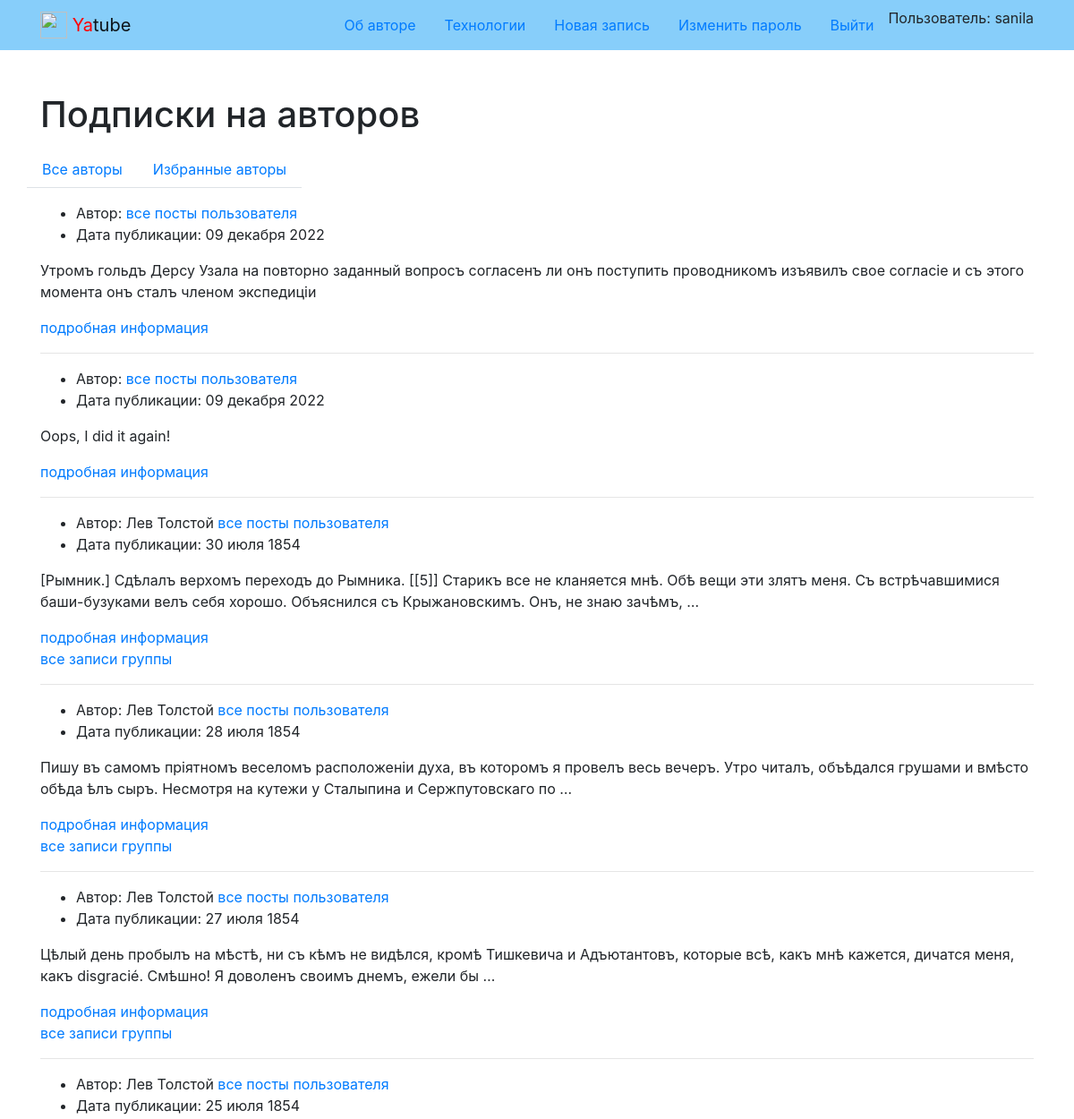
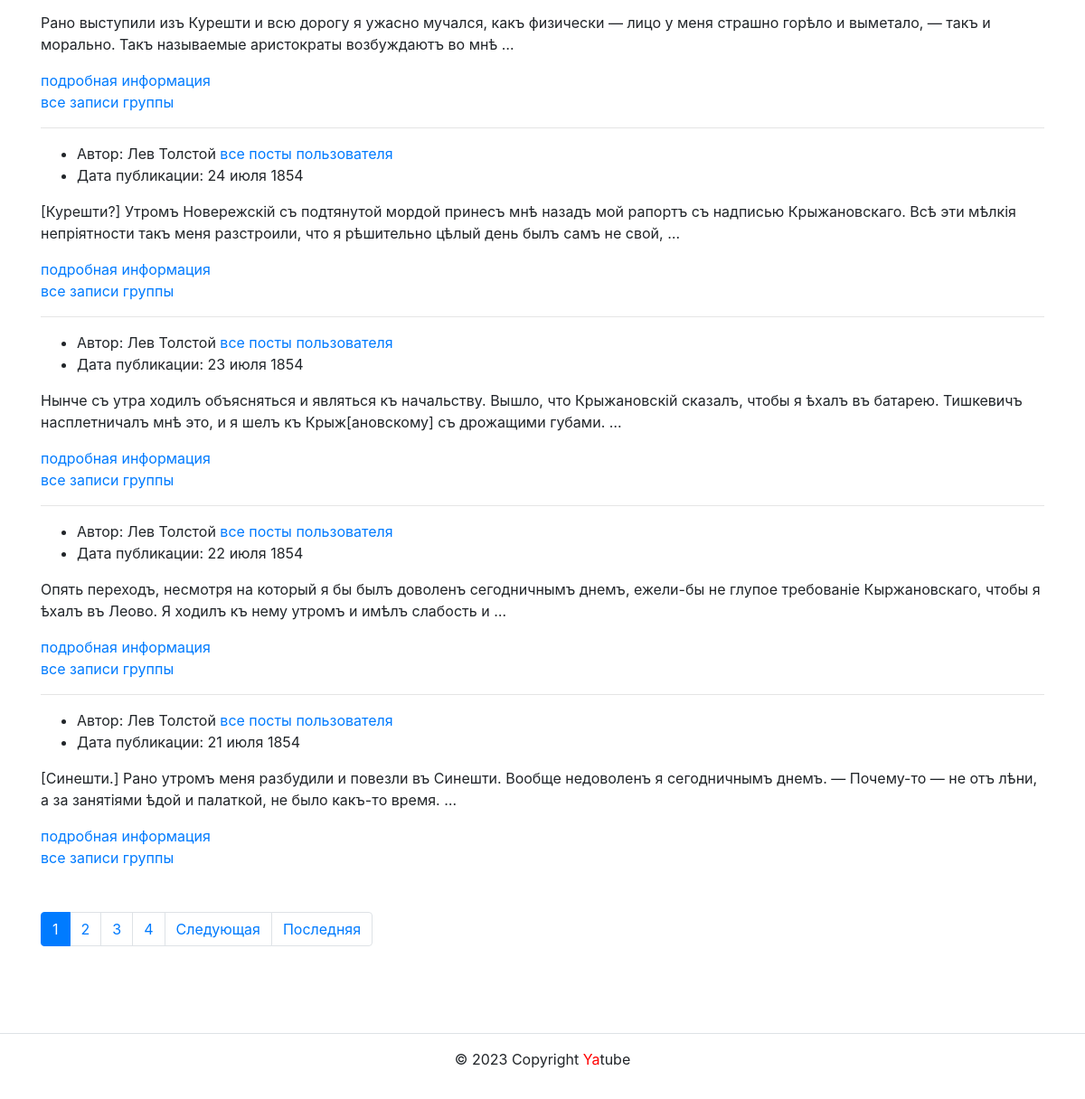
Screenshot of /follow/ (signed in) with the database file from the repository (2 pictures, top to bottom).
### posts/models.py (models this page shows, shortened)
class Post(models.Model):
    text = models.TextField(
        verbose_name='Текст поста',
        help_text='Введите текст поста'
    )
    pub_date = models.DateTimeField(
        auto_now_add=True,
        verbose_name='Дата публикации'
    )
    author = models.ForeignKey(
        User,
        on_delete=models.CASCADE,
        related_name='posts',
        verbose_name='Автор'
    )
    group = models.ForeignKey(
        Group,
        blank=True,
        null=True,
        on_delete=models.SET_NULL,
        related_name='posts',
        verbose_name='Группа',
        help_text='Группа, к которой будет относится пост'
    )
    image = models.ImageField(
        'Картинка',
        upload_to='posts/',
        blank=True
    )
    class Meta:
        ordering = ['-pub_date']
        verbose_name = 'Сообщения'
        verbose_name_plural = 'Сообщения'

### posts/views.py (the view)
# urls.py: path('follow/', views.follow_index, name='follow_index'),
@login_required
def follow_index(request):
    post_list = Post.objects.select_related('author', 'group').filter(
        author__following__user=request.user)
    page_obj = paginator(request, post_list)
    context = {
        'page_obj': page_obj,
    }
    return render(request, 'posts/follow.html', context)

### core/context_processors/year.py (called while the page is built)
def year(request):
    tz = pytz.timezone('Europe/Moscow')
    dt = datetime.now(tz)
    year = dt.year
    return {
        'year': year
    }

### posts/views.py (called while the page is built)
def paginator(request, posts):
    paginator = Paginator(posts, SELECT_LIMIT)
    page_number = request.GET.get('page')
    page_obj = paginator.get_page(page_number)
    return page_obj

### templates/posts/follow.html (shortened to what this page needs)
{% extends 'base.html'%}
{% block content %}
  <div class="container py-5">
    <h1>Подписки на авторов</h1>
    <article>
      {% include 'posts/includes/switcher.html' %}
      {% for post in page_obj %}
        {% include 'includes/post.html' %}
        {% if post.group %}
          <a href="{% url 'posts:group_list' post.group.slug %}">все записи группы</a>
        {% endif %}
        {% if not forloop.last %}<hr>{% endif %}
      {% endfor %}
      {% include 'posts/includes/paginator.html' %}
    </article>
  </div>
{% endblock %}

### templates/base.html (shortened to what this page needs)
{% load static %}
<!DOCTYPE html>
<html lang="ru">
  <head>
    <link rel="stylesheet" href="{% static 'css/bootstrap.min.css' %}">
  </head>
  <body>
    <header>
     {% include 'includes/header.html' %}
    </header>
    <main>
      {% block content %}
      {% endblock %}
    </main>
    <footer class="border-top text-center py-3">
      {% include 'includes/footer.html' %}
    </footer>
  </body>
</html>

### templates/includes/header.html (shortened to what this page needs)
{% load static %}
<nav class="navbar navbar-light" style="background-color: lightskyblue">
  <div class="container">
    <a class="navbar-brand" href="{% url 'posts:index' %}">
      <img src="{% static 'img/logo.png' %}" width="30" height="30" class="d-inline-block align-top" alt="">
      <span style="color:red">Ya</span>tube
    </a>
    {% with request.resolver_match.view_name as view_name %}
    <ul class="nav nav-pills">
      <li class="nav-item">
        <a class="nav-link {% if view_name  == 'about:author' %}active{% endif %}" href="{% url 'about:author' %}">Об авторе</a>
      </li>
      <li class="nav-item">
        <a class="nav-link {% if view_name  == 'about:tech' %}active{% endif %}" href="{% url 'about:tech' %}">Технологии</a>
      </li>
      {% if request.user.is_authenticated %}
      <li class="nav-item">
        <a class="nav-link {% if view_name  == 'posts:post_create' %}active{% endif %}" href="{% url 'posts:post_create' %}">Новая запись</a>
      </li>
      <li class="nav-item">
        <a class="nav-link link-light {% if view_name  == 'users:password_change' %}active{% endif %}" href="{% url 'users:password_change' %}">Изменить пароль</a>
      </li>
      <li class="nav-item">
        <a class="nav-link link-light {% if view_name  == 'users:logout' %}active{% endif %}" href="{% url 'users:logout' %}">Выйти</a>
      </li>
      <li>
        Пользователь: {{ user.username }}
      </li>
      {% endif %}
    </ul>
    {% endwith %}
  </div>
</nav>

### templates/posts/includes/switcher.html
{% if user.is_authenticated %}
  <div class="row my-3">
    <ul class="nav nav-tabs">
      <li class="nav-item">
        <a
          class="nav-link {% if index %}active{% endif %}"
          href="{% url 'posts:index' %}"
        >
          Все авторы
        </a>
      </li>
      <li class="nav-item">
        <a
           class="nav-link {% if follow %}active{% endif %}"
           href="{% url 'posts:follow_index' %}"
        >
          Избранные авторы
        </a>
      </li>
    </ul>
  </div>
{% endif %}

### templates/includes/post.html (shortened to what this page needs)
{% load thumbnail %}
<ul>
  {% if not is_profile %}
    <li>
        Автор: {{ post.author.get_full_name }}
        <a href="{% url 'posts:profile' post.author %}">все посты пользователя</a>
    </li>
    {% endif %}
    <li>
      Дата публикации: {{ post.pub_date|date:"d E Y" }}
    </li>
</ul>
<p>{{ post.text|truncatewords:30 }}</p>
<a href="{% url 'posts:post_detail' post.id %}">подробная информация</a><br>

### templates/posts/includes/paginator.html (shortened to what this page needs)
{% if page_obj.has_other_pages %}
<nav aria-label="Page navigation" class="my-5">
  <ul class="pagination">
    {% for i in page_obj.paginator.page_range %}
        {% if page_obj.number == i %}
          <li class="page-item active">
            <span class="page-link">{{ i }}</span>
          </li>
        {% else %}
          <li class="page-item">
            <a class="page-link" href="?page={{ i }}">{{ i }}</a>
          </li>
        {% endif %}
    {% endfor %}
    {% if page_obj.has_next %}
      <li class="page-item">
        <a class="page-link" href="?page={{ page_obj.next_page_number }}">
          Следующая
        </a>
      </li>
      <li class="page-item">
        <a class="page-link" href="?page={{ page_obj.paginator.num_pages }}">
          Последняя
        </a>
      </li>
    {% endif %}
  </ul>
</nav>
{% endif %}

### templates/includes/footer.html
<p>© {{ year }} Copyright <span style="color:red">Ya</span>tube</p>

### rows the page displays
Post: pub_date "09 декабря 2022", text "Утромъ гольдъ Дерсу Узала на повторно заданный вопросъ согласенъ ли онъ поступить проводникомъ изъявилъ свое согласіе и съ этого момента онъ сталъ членом экспедиціи"
Post: pub_date "09 декабря 2022", text "Oops, I did it again!"
Post: author.get_full_name "Лев Толстой", pub_date "30 июля 1854", text "[Рымник.] Сдѣлалъ верхомъ переходъ до Рымника. [[5]] Старикъ все не кланяется мнѣ. Обѣ вещи эти злятъ меня. Съ встрѣчавшимися баши-бузуками велъ себя хорошо. Объяснился съ Крыжановскимъ. Онъ, не знаю зачѣмъ, …", shows "все записи группы"
Post: author.get_full_name "Лев Толстой", pub_date "28 июля 1854", text "Пишу въ самомъ пріятномъ веселомъ расположеніи духа, въ которомъ я провелъ весь вечеръ. Утро читалъ, объѣдался грушами и вмѣсто обѣда ѣлъ сыръ. Несмотря на кутежи у Сталыпина и Сержпутовскаго по …", shows "все записи группы"
Post: author.get_full_name "Лев Толстой", pub_date "27 июля 1854", text "Цѣлый день пробылъ на мѣстѣ, ни съ кѣмъ не видѣлся, кромѣ Тишкевича и Адъютантовъ, которые всѣ, какъ мнѣ кажется, дичатся меня, какъ disgracié. Смѣшно! Я доволенъ своимъ днемъ, ежели бы …", shows "все записи группы"
Post: author.get_full_name "Лев Толстой", pub_date "25 июля 1854", text "Рано выступили изъ Курешти и всю дорогу я ужасно мучался, какъ физически — лицо у меня страшно горѣло и выметало, — такъ и морально. Такъ называемые аристократы возбуждаютъ во мнѣ …", shows "все записи группы"
Post: author.get_full_name "Лев Толстой", pub_date "24 июля 1854", text "[Курешти?] Утромъ Новережскій съ подтянутой мордой принесъ мнѣ назадъ мой рапортъ съ надписью Крыжановскаго. Всѣ эти мѣлкія непріятности такъ меня разстроили, что я рѣшительно цѣлый день былъ самъ не свой, …", shows "все записи группы"
Post: author.get_full_name "Лев Толстой", pub_date "23 июля 1854", text "Нынче съ утра ходилъ объясняться и являться къ начальству. Вышло, что Крыжановскій сказалъ, чтобы я ѣхалъ въ батарею. Тишкевичъ насплетничалъ мнѣ это, и я шелъ къ Крыж[ановскому] съ дрожащими губами. …", shows "все записи группы"
Post: author.get_full_name "Лев Толстой", pub_date "22 июля 1854", text "Опять переходъ, несмотря на который я бы былъ доволенъ сегодничнымъ днемъ, ежели-бы не глупое требованіе Кыржановскаго, чтобы я ѣхалъ въ Леово. Я ходилъ къ нему утромъ и имѣлъ слабость и …", shows "все записи группы"
Post: author.get_full_name "Лев Толстой", pub_date "21 июля 1854", text "[Синешти.] Рано утромъ меня разбудили и повезли въ Синешти. Вообще недоволенъ я сегодничнымъ днемъ. — Почему-то — не отъ лѣни, а за занятіями ѣдой и палаткой, не было какъ-тο время. …", shows "все записи группы"

### other values shown
{{ user.username }} "sanila"
{{ i }} "1"
{{ i }} "2" "3" "4"
